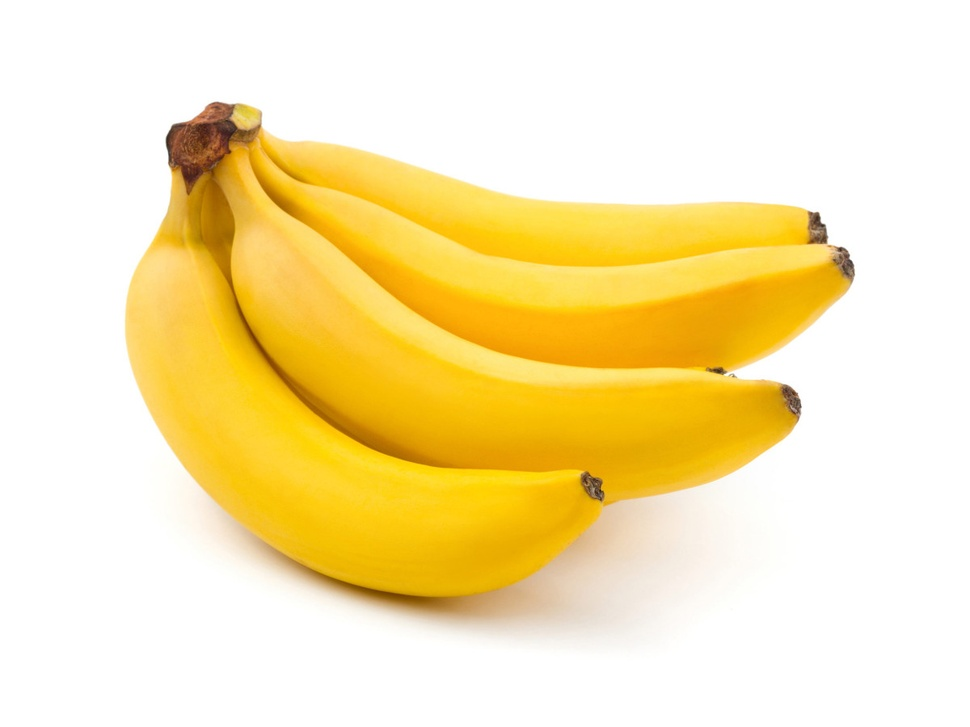
#> input picture Files/bananos.jpg, 970 x 727 px, shrunk from 1200 x 900 before the run, found by its file name
$ jupyter execute Filtros.ipynb
#> lines starting #> are read from the running program, lines starting #| are printed output that depends on the picture
# Topicos Avanzados de Inteligencia Artificial
## Instructor: Dr. Luis Felipe Marín Urías
## Facultad de ingeniería Eléctrica y Electrónica
## Universidad Veracruzana

# Intro a OpenCV

# Lectura de imágenes y modelos de color

[cell 1]
import cv2
import sys
import numpy as np
import matplotlib.pyplot as plt
import glob

[cell 2]
img = cv2.imread("./files/bananos.jpg")#nos lee el formato en BGR (modelo de color)
#> img is the input picture: shape (727, 970, 3); mean B, G, R 178.6, 231.4, 249.4
plt.imshow(img)#plotea en RGB
type(img)

[cell 3]
img2 = cv2.cvtColor(img, cv2.COLOR_BGR2RGB)
plt.imshow(img2)
img2
#

[cell 4]
image= cv2.cvtColor(img2, cv2.COLOR_RGB2HSV)
#> image: shape (727, 970, 3); mean H, S, V 10.2, 75, 249.4

image[:,:,2] = 100 # Cambiamos el valor de todos los valores V a 100
#> image: shape (727, 970, 3); mean H, S, V 10.2, 75, 100
                   # que se encuentran en el índice 2 (0 -> H, 1 -> S, 2 -> V)

image2=cv2.cvtColor(image, cv2.COLOR_HSV2RGB)
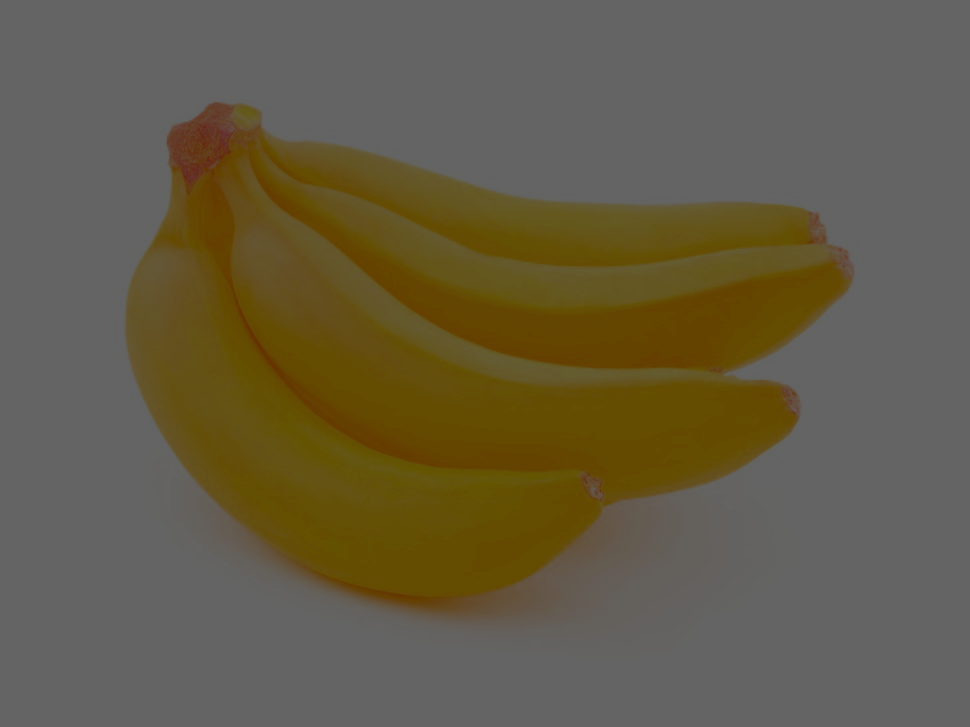
#> image2: shape (727, 970, 3); mean R, G, B 100, 92.1, 70.4
plt.imshow(image2)#Solo se puede plotear en RGB

[cell 5]
imggray= cv2.cvtColor(img2, cv2.COLOR_RGB2GRAY)
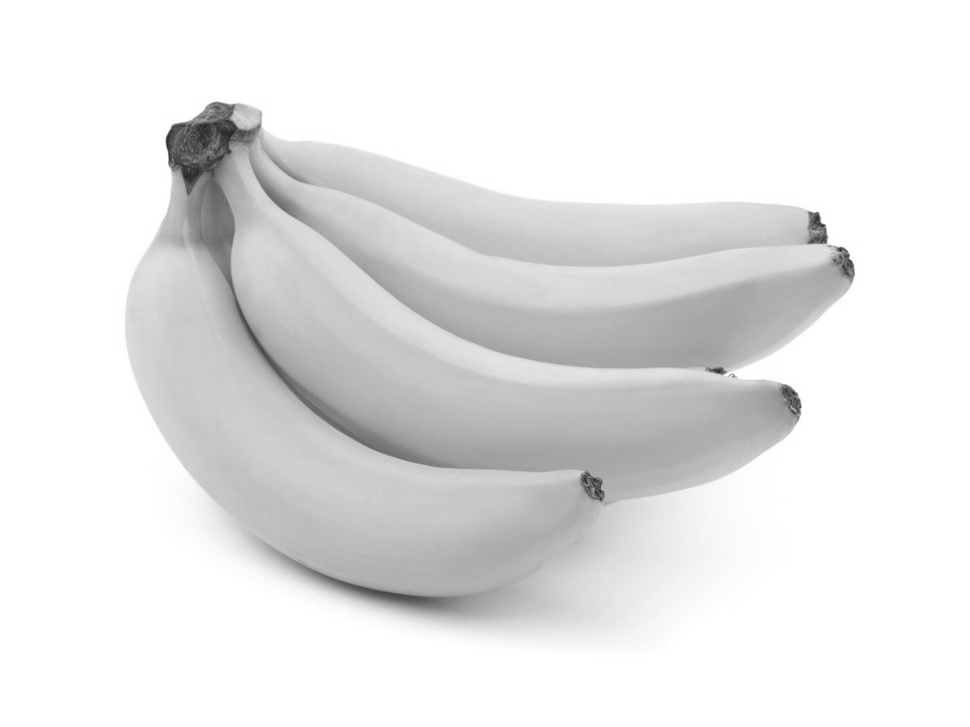
#> imggray: shape (727, 970); min 30, max 255, mean 230.8

imggray = cv2.cvtColor(imggray, cv2.COLOR_GRAY2RGB)
#> imggray: shape (727, 970, 3)
plt.imshow(imggray)

[cell 6]
image= cv2.cvtColor(img2, cv2.COLOR_RGB2HSV)

image[image[:,:,2]==255]=0 #seleccionamos aquellos que tengan el valor de 255 y lo volvemos en 0
#> image: shape (727, 970, 3); mean H, S, V 7.5, 63.3, 83.5

image2=cv2.cvtColor(image, cv2.COLOR_HSV2RGB)
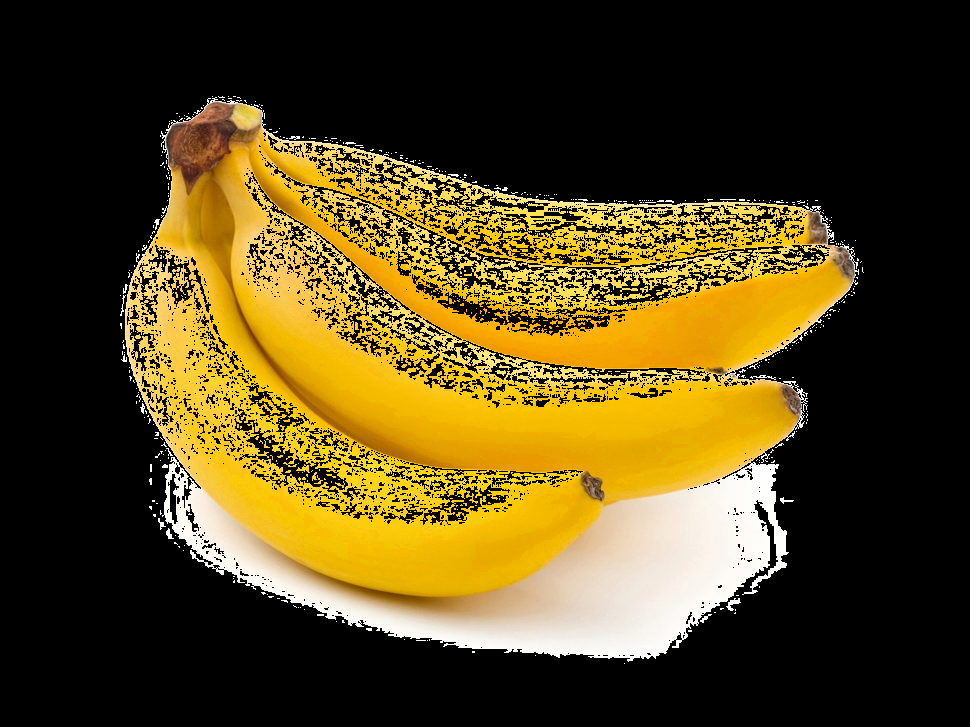
#> image2: shape (727, 970, 3); mean R, G, B 83.5, 67.9, 24.2

plt.imshow(image2)#Solo se puede plotear en RGB

# Filtros

[cell 7]
plt.figure(figsize=(12,9))
img = cv2.imread('./files/brain.jpeg')
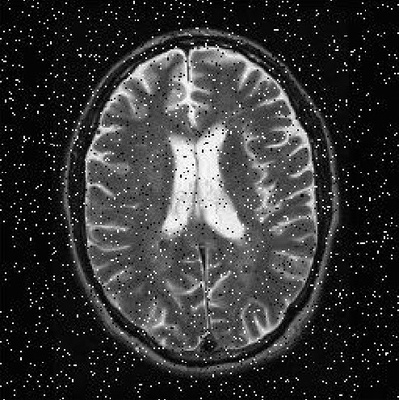
#> input picture Files/brain.jpeg, 399 x 400 px, shrunk from 494 x 495 before the run, found by its file name
#> img is the input picture: shape (400, 399, 3); min 0, max 255, mean 53.3
median = cv2.medianBlur(img, 5)
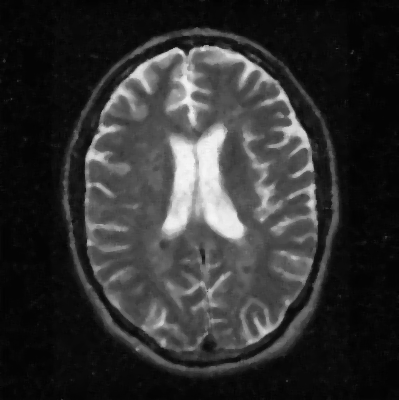
#> median: shape (400, 399, 3); min 2, max 249, mean 48.9
compare = np.concatenate((img, median), axis=1)
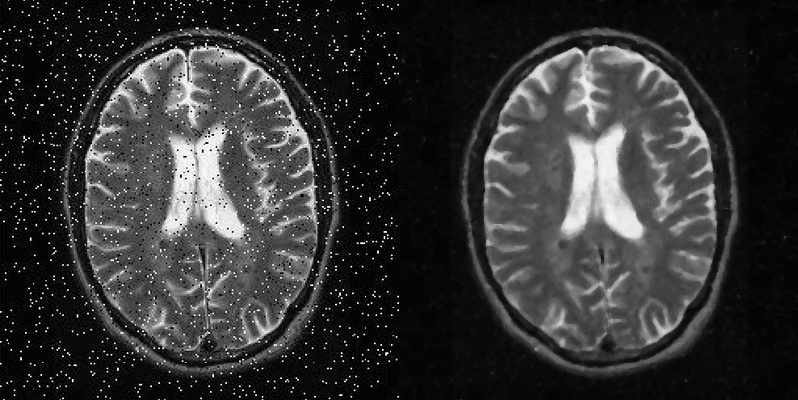
#> compare: shape (400, 798, 3); min 0, max 255, mean 51.1
plt.imshow(compare)

[cell 8]
plt.figure(figsize=(12,9))
gauss = cv2.GaussianBlur(img, (5,5), 0)
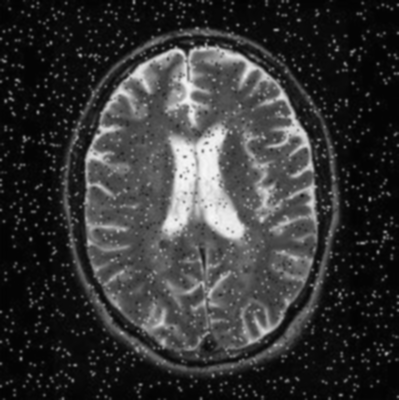
#> gauss: shape (400, 399, 3); min 2, max 246, mean 53.2
images = np.concatenate((median, gauss), axis=1)
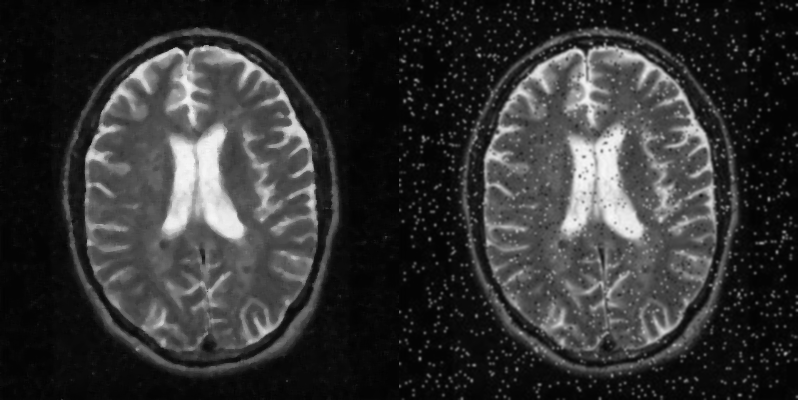
#> images: shape (400, 798, 3); min 2, max 249, mean 51.1
plt.imshow(images)

[cell 9]
plt.figure(figsize=(12,9))

kernel = np.ones((5,5),np.float32)/25

print(kernel)

dst = cv2.filter2D(img,-1,kernel)#aplicando convolución
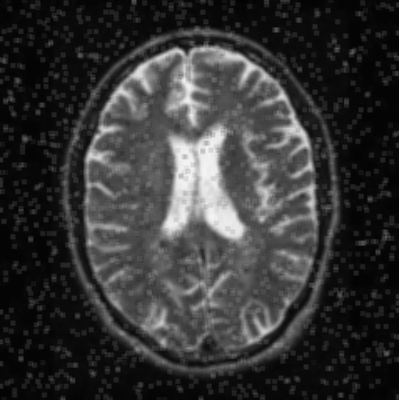
#> dst: shape (400, 399, 3); min 2, max 245, mean 53.2


plt.subplot(121),plt.imshow(img),plt.title('Original')
plt.xticks([]), plt.yticks([])
plt.subplot(122),plt.imshow(dst),plt.title('Promediado')
plt.xticks([]), plt.yticks([])
plt.show()
